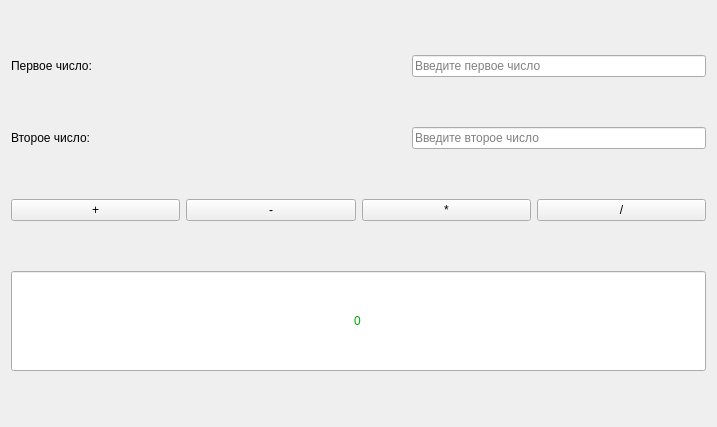
<?xml version="1.0" encoding="UTF-8"?>
<ui version="4.0">
 <class>Form</class>
 <widget class="QWidget" name="Form">
  <property name="geometry">
   <rect>
    <x>0</x>
    <y>0</y>
    <width>717</width>
    <height>427</height>
   </rect>
  </property>
  <property name="windowTitle">
   <string>Form</string>
  </property>
  <layout class="QVBoxLayout" name="verticalLayout">
   <item>
    <layout class="QHBoxLayout" name="horizontalLayout">
     <item>
      <widget class="QLabel" name="label">
       <property name="minimumSize">
        <size>
         <width>100</width>
         <height>0</height>
        </size>
       </property>
       <property name="text">
        <string>Первое число:</string>
       </property>
      </widget>
     </item>
     <item>
      <spacer name="horizontalSpacer">
       <property name="orientation">
        <enum>Qt::Orientation::Horizontal</enum>
       </property>
       <property name="sizeHint" stdset="0">
        <size>
         <width>40</width>
         <height>20</height>
        </size>
       </property>
      </spacer>
     </item>
     <item>
      <widget class="QLineEdit" name="lineEdit">
       <property name="placeholderText">
        <string>Введите первое число</string>
       </property>
      </widget>
     </item>
    </layout>
   </item>
   <item>
    <layout class="QHBoxLayout" name="horizontalLayout_2">
     <item>
      <widget class="QLabel" name="label_2">
       <property name="minimumSize">
        <size>
         <width>100</width>
         <height>0</height>
        </size>
       </property>
       <property name="text">
        <string>Второе число:</string>
       </property>
      </widget>
     </item>
     <item>
      <spacer name="horizontalSpacer_2">
       <property name="orientation">
        <enum>Qt::Orientation::Horizontal</enum>
       </property>
       <property name="sizeHint" stdset="0">
        <size>
         <width>40</width>
         <height>20</height>
        </size>
       </property>
      </spacer>
     </item>
     <item>
      <widget class="QLineEdit" name="lineEdit_2">
       <property name="placeholderText">
        <string>Введите второе число</string>
       </property>
      </widget>
     </item>
    </layout>
   </item>
   <item>
    <layout class="QHBoxLayout" name="horizontalLayout_3">
     <item>
      <widget class="QPushButton" name="pushButton">
       <property name="text">
        <string>+</string>
       </property>
      </widget>
     </item>
     <item>
      <widget class="QPushButton" name="pushButton_2">
       <property name="text">
        <string>-</string>
       </property>
      </widget>
     </item>
     <item>
      <widget class="QPushButton" name="pushButton_3">
       <property name="text">
        <string>*</string>
       </property>
      </widget>
     </item>
     <item>
      <widget class="QPushButton" name="pushButton_4">
       <property name="text">
        <string>/</string>
       </property>
      </widget>
     </item>
    </layout>
   </item>
   <item>
    <widget class="QLineEdit" name="lineEdit_3">
     <property name="minimumSize">
      <size>
       <width>0</width>
       <height>100</height>
      </size>
     </property>
     <property name="styleSheet">
      <string notr="true">color: rgb(0, 170, 0);
font: 900 20pt &quot;Segoe UI&quot;;</string>
     </property>
     <property name="text">
      <string>0</string>
     </property>
     <property name="alignment">
      <set>Qt::AlignmentFlag::AlignCenter</set>
     </property>
     <property name="readOnly">
      <bool>true</bool>
     </property>
    </widget>
   </item>
  </layout>
 </widget>
 <resources/>
 <connections/>
</ui>
